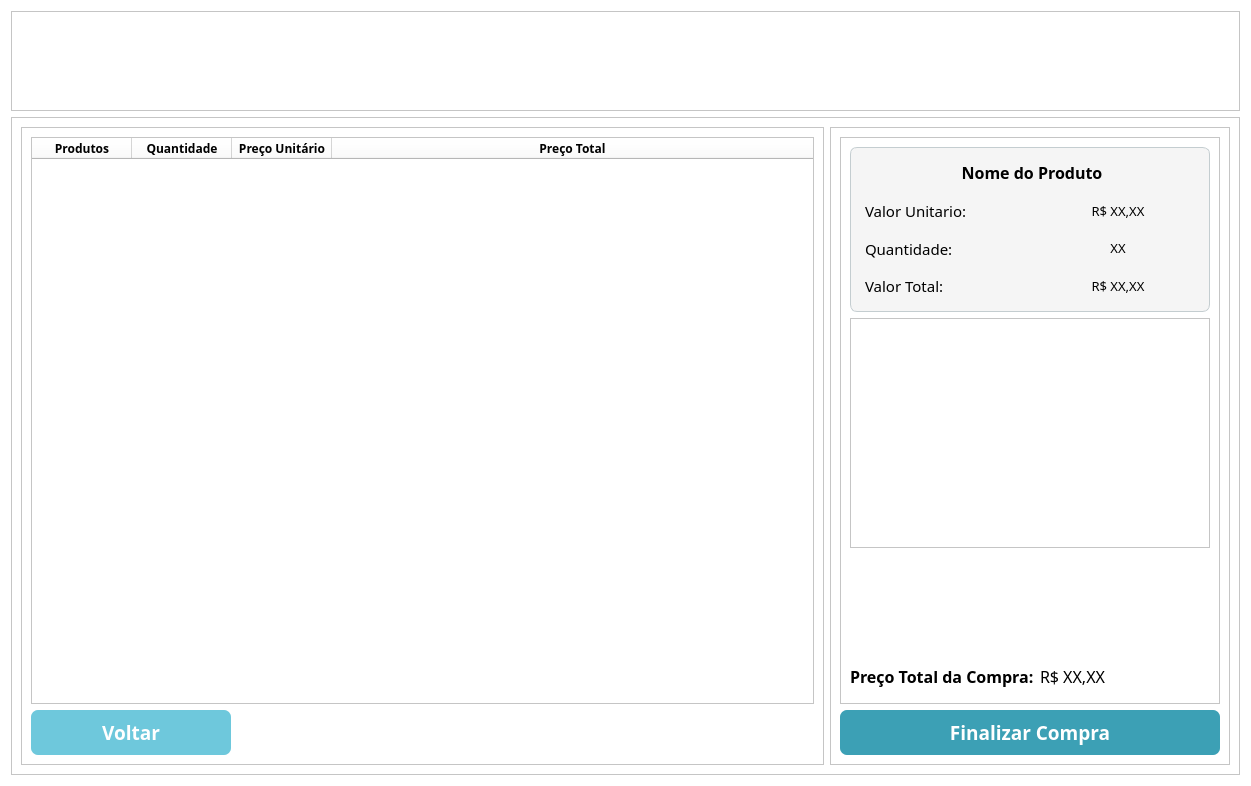
<?xml version="1.0" encoding="UTF-8"?>
<ui version="4.0">
 <class>Form</class>
 <widget class="QWidget" name="Form">
  <property name="geometry">
   <rect>
    <x>0</x>
    <y>0</y>
    <width>1251</width>
    <height>786</height>
   </rect>
  </property>
  <property name="minimumSize">
   <size>
    <width>1005</width>
    <height>736</height>
   </size>
  </property>
  <property name="font">
   <font>
    <pointsize>14</pointsize>
   </font>
  </property>
  <property name="windowTitle">
   <string>Form</string>
  </property>
  <property name="styleSheet">
   <string notr="true">background-color: rgb(255, 255, 255);</string>
  </property>
  <layout class="QVBoxLayout" name="verticalLayout">
   <item>
    <widget class="QFrame" name="frame">
     <property name="minimumSize">
      <size>
       <width>0</width>
       <height>100</height>
      </size>
     </property>
     <property name="maximumSize">
      <size>
       <width>16777215</width>
       <height>100</height>
      </size>
     </property>
     <property name="frameShape">
      <enum>QFrame::StyledPanel</enum>
     </property>
     <property name="frameShadow">
      <enum>QFrame::Raised</enum>
     </property>
     <widget class="QLabel" name="logo_checkout">
      <property name="geometry">
       <rect>
        <x>20</x>
        <y>10</y>
        <width>80</width>
        <height>80</height>
       </rect>
      </property>
      <property name="minimumSize">
       <size>
        <width>80</width>
        <height>80</height>
       </size>
      </property>
      <property name="maximumSize">
       <size>
        <width>80</width>
        <height>80</height>
       </size>
      </property>
      <property name="text">
       <string/>
      </property>
      <property name="pixmap">
       <pixmap>:/newPrefix/Images/Logo.png</pixmap>
      </property>
      <property name="scaledContents">
       <bool>true</bool>
      </property>
     </widget>
    </widget>
   </item>
   <item>
    <widget class="QFrame" name="frame_2">
     <property name="frameShape">
      <enum>QFrame::StyledPanel</enum>
     </property>
     <property name="frameShadow">
      <enum>QFrame::Raised</enum>
     </property>
     <layout class="QHBoxLayout" name="horizontalLayout">
      <item>
       <widget class="QFrame" name="frame_4">
        <property name="minimumSize">
         <size>
          <width>520</width>
          <height>0</height>
         </size>
        </property>
        <property name="maximumSize">
         <size>
          <width>16777215</width>
          <height>16777215</height>
         </size>
        </property>
        <property name="frameShape">
         <enum>QFrame::StyledPanel</enum>
        </property>
        <property name="frameShadow">
         <enum>QFrame::Raised</enum>
        </property>
        <layout class="QVBoxLayout" name="verticalLayout_3">
         <item>
          <widget class="QTreeWidget" name="treeWidget">
           <column>
            <property name="text">
             <string>Produtos</string>
            </property>
            <property name="font">
             <font>
              <family>Poppins</family>
              <weight>75</weight>
              <bold>true</bold>
             </font>
            </property>
            <property name="textAlignment">
             <set>AlignCenter</set>
            </property>
           </column>
           <column>
            <property name="text">
             <string>Quantidade</string>
            </property>
            <property name="font">
             <font>
              <family>Poppins</family>
              <weight>75</weight>
              <bold>true</bold>
             </font>
            </property>
            <property name="textAlignment">
             <set>AlignCenter</set>
            </property>
           </column>
           <column>
            <property name="text">
             <string>Preço Unitário</string>
            </property>
            <property name="font">
             <font>
              <family>Poppins</family>
              <weight>75</weight>
              <bold>true</bold>
             </font>
            </property>
            <property name="textAlignment">
             <set>AlignCenter</set>
            </property>
           </column>
           <column>
            <property name="text">
             <string>Preço Total</string>
            </property>
            <property name="font">
             <font>
              <family>Poppins</family>
              <weight>75</weight>
              <bold>true</bold>
             </font>
            </property>
            <property name="textAlignment">
             <set>AlignCenter</set>
            </property>
           </column>
          </widget>
         </item>
         <item>
          <widget class="QPushButton" name="pushButton">
           <property name="minimumSize">
            <size>
             <width>200</width>
             <height>45</height>
            </size>
           </property>
           <property name="maximumSize">
            <size>
             <width>200</width>
             <height>45</height>
            </size>
           </property>
           <property name="font">
            <font>
             <family>Poppins</family>
             <pointsize>14</pointsize>
             <weight>75</weight>
             <bold>true</bold>
            </font>
           </property>
           <property name="styleSheet">
            <string notr="true">QPushButton{
border-radius: 7px;
background-color: rgb(110, 200, 220);
color: white;
}</string>
           </property>
           <property name="text">
            <string>Voltar</string>
           </property>
          </widget>
         </item>
        </layout>
       </widget>
      </item>
      <item>
       <widget class="QFrame" name="frame_3">
        <property name="minimumSize">
         <size>
          <width>400</width>
          <height>0</height>
         </size>
        </property>
        <property name="maximumSize">
         <size>
          <width>400</width>
          <height>16777215</height>
         </size>
        </property>
        <property name="frameShape">
         <enum>QFrame::StyledPanel</enum>
        </property>
        <property name="frameShadow">
         <enum>QFrame::Raised</enum>
        </property>
        <layout class="QVBoxLayout" name="verticalLayout_2">
         <item>
          <widget class="QFrame" name="frame_6">
           <property name="font">
            <font>
             <family>Poppins</family>
             <pointsize>14</pointsize>
            </font>
           </property>
           <property name="frameShape">
            <enum>QFrame::StyledPanel</enum>
           </property>
           <property name="frameShadow">
            <enum>QFrame::Raised</enum>
           </property>
           <layout class="QGridLayout" name="gridLayout">
            <item row="4" column="0" colspan="2">
             <widget class="QFrame" name="frame_8">
              <property name="minimumSize">
               <size>
                <width>0</width>
                <height>165</height>
               </size>
              </property>
              <property name="maximumSize">
               <size>
                <width>16777215</width>
                <height>200</height>
               </size>
              </property>
              <property name="styleSheet">
               <string notr="true">QFrame { 
   background-color: rgb(245, 245, 245);
   border-radius: 7px;
   border: 1px solid rgb(196, 205, 208);
} </string>
              </property>
              <property name="frameShape">
               <enum>QFrame::StyledPanel</enum>
              </property>
              <property name="frameShadow">
               <enum>QFrame::Raised</enum>
              </property>
              <layout class="QGridLayout" name="gridLayout_3">
               <item row="3" column="0">
                <widget class="QLabel" name="l_vtotal">
                 <property name="minimumSize">
                  <size>
                   <width>0</width>
                   <height>30</height>
                  </size>
                 </property>
                 <property name="font">
                  <font>
                   <family>Poppins</family>
                   <pointsize>11</pointsize>
                  </font>
                 </property>
                 <property name="styleSheet">
                  <string notr="true">border: 1px solid rgb(245,245,245);</string>
                 </property>
                 <property name="text">
                  <string>Valor Total:</string>
                 </property>
                </widget>
               </item>
               <item row="1" column="1">
                <widget class="QLabel" name="l_Nvunit">
                 <property name="minimumSize">
                  <size>
                   <width>0</width>
                   <height>30</height>
                  </size>
                 </property>
                 <property name="font">
                  <font>
                   <family>Poppins</family>
                   <pointsize>10</pointsize>
                  </font>
                 </property>
                 <property name="styleSheet">
                  <string notr="true">border: 1px solid rgb(245,245,245);</string>
                 </property>
                 <property name="text">
                  <string>&lt;html&gt;&lt;head/&gt;&lt;body&gt;&lt;p align=&quot;center&quot;&gt;&lt;span style=&quot; font-size:10pt;&quot;&gt;R$ XX,XX&lt;/span&gt;&lt;/p&gt;&lt;/body&gt;&lt;/html&gt;</string>
                 </property>
                </widget>
               </item>
               <item row="1" column="0">
                <widget class="QLabel" name="l_vunit">
                 <property name="minimumSize">
                  <size>
                   <width>0</width>
                   <height>30</height>
                  </size>
                 </property>
                 <property name="font">
                  <font>
                   <family>Poppins</family>
                   <pointsize>11</pointsize>
                  </font>
                 </property>
                 <property name="styleSheet">
                  <string notr="true">border: 1px solid rgb(245,245,245);</string>
                 </property>
                 <property name="text">
                  <string>Valor Unitario:</string>
                 </property>
                </widget>
               </item>
               <item row="3" column="1">
                <widget class="QLabel" name="l_Nvtotal">
                 <property name="minimumSize">
                  <size>
                   <width>0</width>
                   <height>30</height>
                  </size>
                 </property>
                 <property name="font">
                  <font>
                   <family>Poppins</family>
                   <pointsize>10</pointsize>
                  </font>
                 </property>
                 <property name="styleSheet">
                  <string notr="true">border: 1px solid rgb(245,245,245);</string>
                 </property>
                 <property name="text">
                  <string>&lt;html&gt;&lt;head/&gt;&lt;body&gt;&lt;p align=&quot;center&quot;&gt;&lt;span style=&quot; font-size:10pt;&quot;&gt;R$ XX,XX&lt;/span&gt;&lt;/p&gt;&lt;/body&gt;&lt;/html&gt;</string>
                 </property>
                </widget>
               </item>
               <item row="2" column="1">
                <widget class="QLabel" name="l_Nqtd">
                 <property name="minimumSize">
                  <size>
                   <width>0</width>
                   <height>30</height>
                  </size>
                 </property>
                 <property name="font">
                  <font>
                   <family>Poppins</family>
                   <pointsize>10</pointsize>
                  </font>
                 </property>
                 <property name="styleSheet">
                  <string notr="true">border: 1px solid rgb(245,245,245);</string>
                 </property>
                 <property name="text">
                  <string>&lt;html&gt;&lt;head/&gt;&lt;body&gt;&lt;p align=&quot;center&quot;&gt;&lt;span style=&quot; font-size:10pt;&quot;&gt;XX&lt;/span&gt;&lt;/p&gt;&lt;/body&gt;&lt;/html&gt;</string>
                 </property>
                </widget>
               </item>
               <item row="2" column="0">
                <widget class="QLabel" name="l_qtd">
                 <property name="minimumSize">
                  <size>
                   <width>0</width>
                   <height>30</height>
                  </size>
                 </property>
                 <property name="font">
                  <font>
                   <family>Poppins</family>
                   <pointsize>11</pointsize>
                  </font>
                 </property>
                 <property name="styleSheet">
                  <string notr="true">border: 1px solid rgb(245,245,245);</string>
                 </property>
                 <property name="text">
                  <string>Quantidade:</string>
                 </property>
                </widget>
               </item>
               <item row="0" column="0" colspan="2">
                <widget class="QLabel" name="l_nprod">
                 <property name="minimumSize">
                  <size>
                   <width>328</width>
                   <height>30</height>
                  </size>
                 </property>
                 <property name="font">
                  <font>
                   <family>Poppins</family>
                   <pointsize>12</pointsize>
                   <weight>75</weight>
                   <bold>true</bold>
                  </font>
                 </property>
                 <property name="styleSheet">
                  <string notr="true">border: 1px solid rgb(245,245,245);</string>
                 </property>
                 <property name="text">
                  <string>&lt;html&gt;&lt;head/&gt;&lt;body&gt;&lt;p align=&quot;center&quot;&gt;&lt;span style=&quot; font-size:12pt;&quot;&gt;Nome do Produto&lt;/span&gt;&lt;/p&gt;&lt;/body&gt;&lt;/html&gt;</string>
                 </property>
                </widget>
               </item>
              </layout>
             </widget>
            </item>
            <item row="6" column="0" alignment="Qt::AlignBottom">
             <widget class="QLabel" name="l_ptotal">
              <property name="minimumSize">
               <size>
                <width>0</width>
                <height>35</height>
               </size>
              </property>
              <property name="font">
               <font>
                <family>Poppins</family>
                <pointsize>12</pointsize>
                <weight>75</weight>
                <bold>true</bold>
               </font>
              </property>
              <property name="text">
               <string>Preço Total da Compra:</string>
              </property>
             </widget>
            </item>
            <item row="5" column="0" colspan="2">
             <widget class="QFrame" name="frame_5">
              <property name="minimumSize">
               <size>
                <width>0</width>
                <height>230</height>
               </size>
              </property>
              <property name="frameShape">
               <enum>QFrame::StyledPanel</enum>
              </property>
              <property name="frameShadow">
               <enum>QFrame::Raised</enum>
              </property>
              <layout class="QGridLayout" name="gridLayout_2"/>
             </widget>
            </item>
            <item row="6" column="1" alignment="Qt::AlignBottom">
             <widget class="QLabel" name="l_Nptotal">
              <property name="minimumSize">
               <size>
                <width>0</width>
                <height>35</height>
               </size>
              </property>
              <property name="font">
               <font>
                <family>Poppins</family>
                <pointsize>12</pointsize>
               </font>
              </property>
              <property name="text">
               <string>R$ XX,XX</string>
              </property>
             </widget>
            </item>
           </layout>
          </widget>
         </item>
         <item>
          <widget class="QPushButton" name="btn_checkout">
           <property name="minimumSize">
            <size>
             <width>287</width>
             <height>45</height>
            </size>
           </property>
           <property name="maximumSize">
            <size>
             <width>16777215</width>
             <height>45</height>
            </size>
           </property>
           <property name="font">
            <font>
             <family>Poppins</family>
             <pointsize>14</pointsize>
             <weight>75</weight>
             <bold>true</bold>
            </font>
           </property>
           <property name="styleSheet">
            <string notr="true">QPushButton{
border-radius: 7px;
background-color: rgb(60, 160, 181);
color: white;
}</string>
           </property>
           <property name="text">
            <string>Finalizar Compra</string>
           </property>
          </widget>
         </item>
        </layout>
       </widget>
      </item>
     </layout>
    </widget>
   </item>
  </layout>
 </widget>
 <resources>
  <include location="logo.qrc"/>
 </resources>
 <connections/>
</ui>
